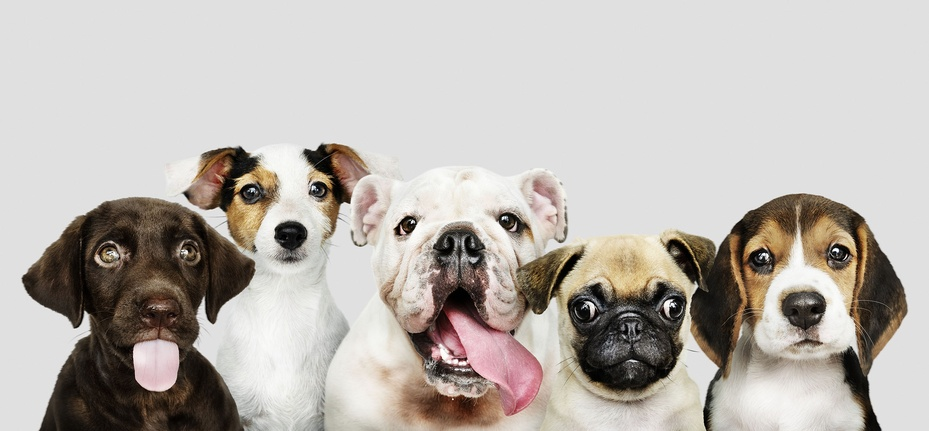
#> input picture doggos.jpg, 929 x 431 px, shrunk from 2500 x 1159 before the run, found by its file name
$ jupyter execute --allow-errors Image_Detection.ipynb   (shell and % lines are left out)
#> lines starting #> are read from the running program, lines starting #| are printed output that depends on the picture
[cell 1]
import cv2
import numpy as np
import matplotlib.pyplot as plt
import cvlib as cv
from cvlib.object_detection import draw_bbox
from numpy.lib.polynomial import poly

[cell 2]
from google.colab import drive
drive.mount('/content/drive')

# You have to install cvlib properly for this project to run - the documentation is here: https://docs.cvlib.net/object_detection/

# Furthermore, you need to correctly upload your image files to the right location and copy the path properly for cv to read it in. Otherwise, not too challenging of a project.

[cell 3]
image = cv2.imread("/content/drive/MyDrive/01Training/Data/doggos.jpg")
#> image is the input picture: shape (431, 929, 3); mean B, G, R 175.2, 180.7, 186.4
#> (the rest of this cell did not finish here and is left out)

[cell 4]
image = cv2.imread("/content/drive/MyDrive/01Training/Data/chickens1.jpg")
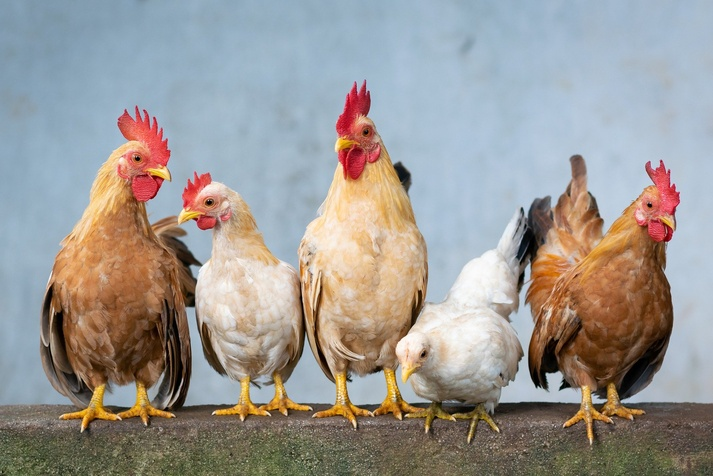
#> input picture chickens1.jpg, 713 x 476 px, shrunk from 1920 x 1280 before the run, found by its file name
#> image is the input picture: shape (476, 713, 3); mean B, G, R 147.5, 151.8, 155.8
#> (the rest of this cell did not finish here and is left out)

[cell 5]
image = cv2.imread("/content/drive/MyDrive/01Training/Data/airplanes.jpg")
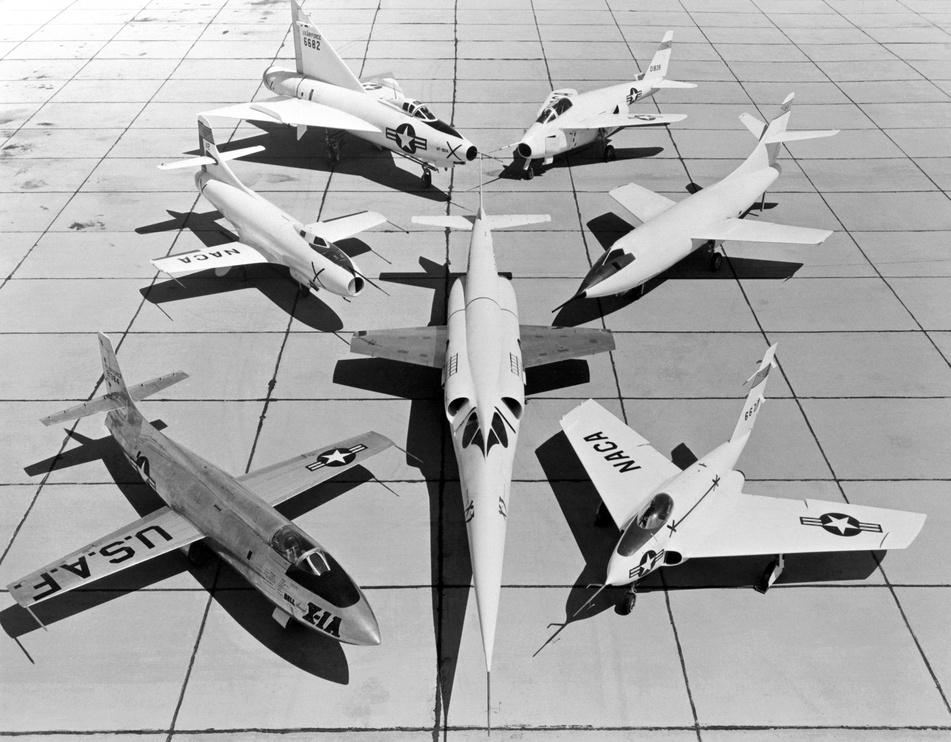
#> input picture airplanes.jpg, 951 x 742 px, shrunk from 2560 x 1997 before the run, found by its file name
#> image is the input picture: shape (742, 951, 3); min 0, max 255, mean 167.2
#> (the rest of this cell did not finish here and is left out)
